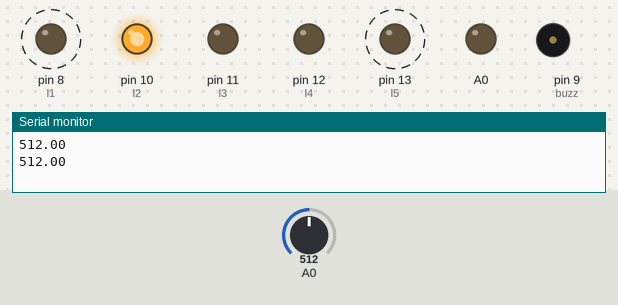
Bench run of a sketch on a simulated Arduino Uno, built with avr-gcc and run on an emulated ATmega328P. Shown: output pins drawn as LEDs (lit = HIGH), buzzer (waves = sounding), the last lines printed to the serial monitor. Dashed ring = blinking. The test bench sets the inputs (shaded band); at power-on: A0 = 512.

Above: at 3.3 s.
3.4 s: A0 set to 42
10.2 s: A0 set to 36
At 13.3 s:
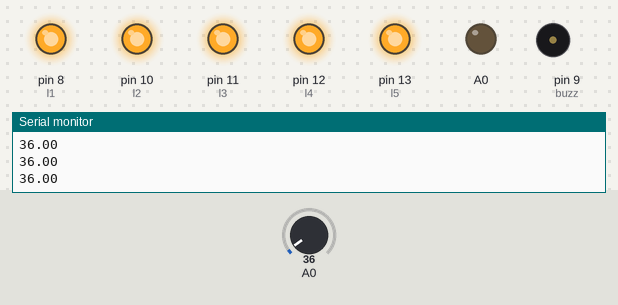
14.0 s: A0 set to 122
At 14.4 s:
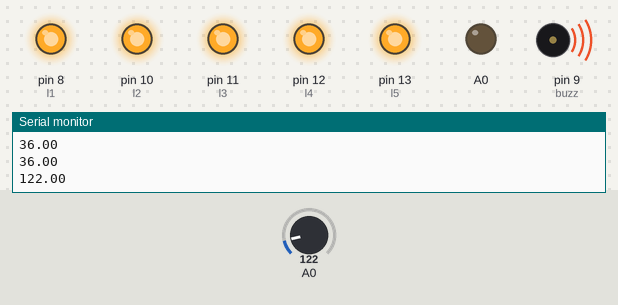
17.5 s: A0 set to 29
At 19.7 s:
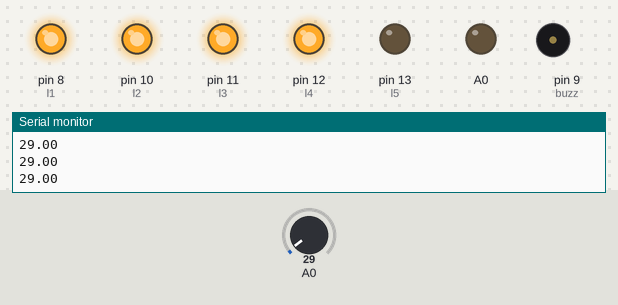
20.8 s: A0 set to 49
At 21.2 s:
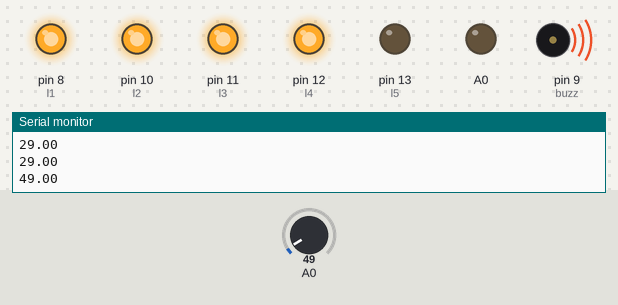
24.3 s: A0 set to 21
At 27.2 s:
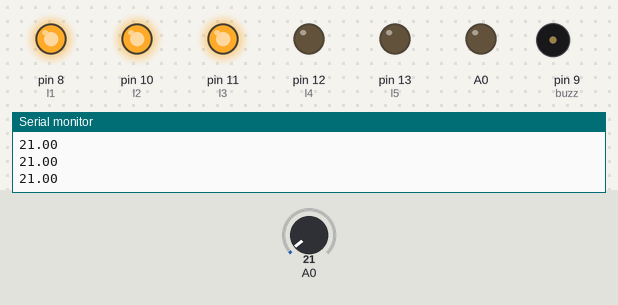
Timing chart, 0 to 28.6 s (numbered marks = the images above; inputs shaded):
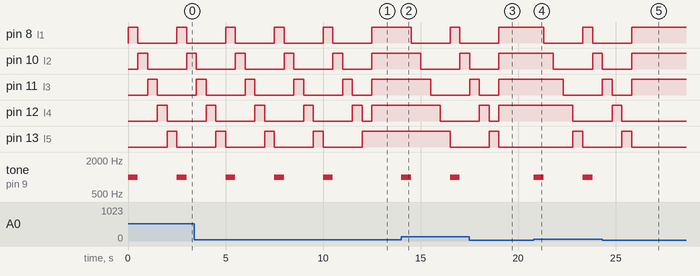

Measured:
- the behaviour switches between 39 and 38 on A0 (found by bisection; images 0 and 1)
- after the input at 10.2 s, pin 8 (l1): goes on until 12.5 s, then stays HIGH; pin 13 (l5): goes on until 12.0 s, then stays HIGH; tone on pin 9 (buzz): goes on until 10.5 s, then stays silent
- after the input at 14.0 s, pin 8 (l1): HIGH → LOW after 0.51 s, → HIGH 2.0 s later, → LOW 0.50 s later; pin 10 (l2): HIGH → LOW after 1.0 s, → HIGH 2.0 s later; pin 11 (l3): HIGH → LOW after 1.5 s; pin 12 (l4): HIGH → LOW after 2.0 s; pin 13 (l5): HIGH → LOW after 2.5 s
- after the input at 17.5 s, pin 8 (l1): goes on until 19.0 s, then stays HIGH; tone on pin 9 (buzz): stays silent (without the input it goes to 1000 Hz after 1.5 s)
- after the input at 20.8 s, pin 8 (l1): HIGH → LOW after 0.51 s, → HIGH 2.0 s later, → LOW 0.50 s later; pin 10 (l2): HIGH → LOW after 1.0 s, → HIGH 2.0 s later; pin 11 (l3): HIGH → LOW after 1.5 s; pin 12 (l4): HIGH → LOW after 2.0 s; pin 13 (l5): LOW → HIGH after 2.0 s, → LOW 0.50 s later
- after the input at 24.3 s, pin 8 (l1): goes on until 25.8 s, then stays HIGH; pin 12 (l4): goes on until 25.3 s, then stays LOW; pin 13 (l5): goes on until 25.8 s, then stays LOW; tone on pin 9 (buzz): stays silent (without the input it goes to 1000 Hz after 1.5 s)
- by itself, pin 8 (l1), pin 10 (l2), pin 11 (l3), pin 12 (l4), pin 13 (l5): alternates HIGH for 0.50 s and LOW for 2.0 s
- by itself, tone on pin 9 (buzz): alternates 1000 Hz for 0.50 s and silent for 2.0 s

The sketch:

High-striker.ino
```cpp
// C++ code
//
const int l1 = 8;
const int l2 = 10;
const int l3 = 11;
const int l4 = 12;
const int l5 = 13;

const int buzz = 9;

float fsrReading = 0;      //reading from FSR
//float forceReading = 0;    //force in Newton (N)

void setup()
{
  Serial.begin(9600);
  pinMode(l1, OUTPUT);
  pinMode(l2, OUTPUT);
  pinMode(l3, OUTPUT);
  pinMode(l4, OUTPUT);
  pinMode(l5, OUTPUT);

  pinMode(buzz, OUTPUT);

  pinMode(A0, OUTPUT);
}

void loop()
{
  fsrReading = analogRead(A0);
  //forceReading = fsrReading / 3.9 ;

  Serial.println(fsrReading);
  if(fsrReading>=0 && fsrReading <7.8 ){
    digitalWrite(l1,HIGH);
  } else if(fsrReading>=7.8 && fsrReading <15.6 ){
    digitalWrite(l1,HIGH);
    digitalWrite(l2,HIGH);
  }else if(fsrReading>=15.6 && fsrReading <23.4 ){
    digitalWrite(l1,HIGH);
    digitalWrite(l2,HIGH);
    digitalWrite(l3,HIGH);
  }else if(fsrReading>=23.4 && fsrReading <31.2 ){
    digitalWrite(l1,HIGH);
    digitalWrite(l2,HIGH);
    digitalWrite(l3,HIGH);
    digitalWrite(l4,HIGH);
  }else if(fsrReading>=31.2 && fsrReading <39.0 ){
    digitalWrite(l1,HIGH);
    digitalWrite(l2,HIGH);
    digitalWrite(l3,HIGH);
    digitalWrite(l4,HIGH);
    digitalWrite(l5,HIGH);
  }else if(fsrReading>=39.0){
    tone(buzz, 1000);
    digitalWrite(l1,HIGH);
    delay(500);
    noTone(buzz);
    digitalWrite(l2,HIGH);
    digitalWrite(l1,LOW);
    delay(500);
    noTone(buzz);
    digitalWrite(l3,HIGH);
    digitalWrite(l2,LOW);
    delay(500);
    noTone(buzz);
    digitalWrite(l4,HIGH);
    digitalWrite(l3,LOW);
    delay(500);
    noTone(buzz);
    digitalWrite(l5,HIGH);
    digitalWrite(l4,LOW);
    delay(500);
    noTone(buzz);
    digitalWrite(l5,LOW);
   }
}
```
